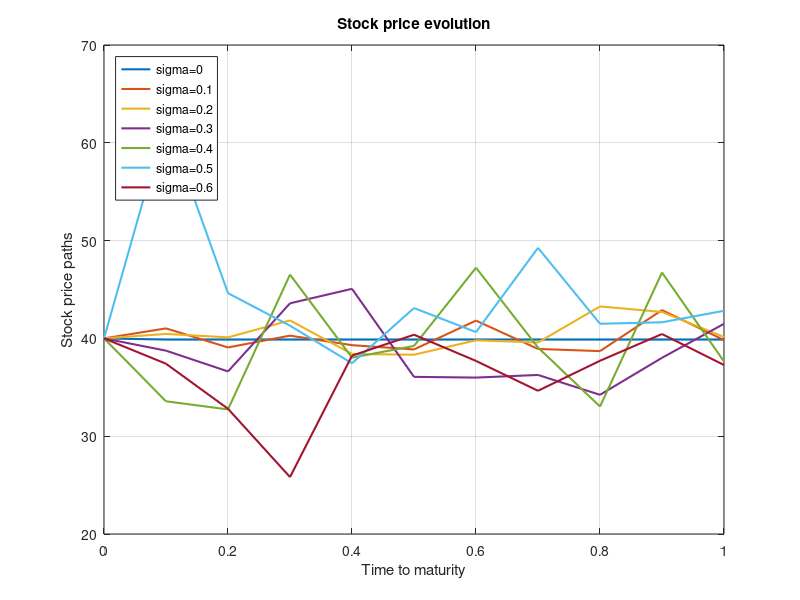

Recreate this plot in MATLAB.
%% Simulation of seven paths of the underlying asset depending on the

clear;
clc;

% input data for problem 1 - data set group # 4
seed=127;       % influence factor for random process
rng(seed);
S0=40;          % stock price
X=35;           % strike price
T=1;            % (T-t) - Time to maturity
t=0;            % (T-t) - Time to maturity
r=0.02;         % risk-free interest rate
q=0.05;         % continous dividend yield
sigma=[0;0.1;0.2;0.3;0.4;0.5;0.6];     % different volatiliy levels


N=size(sigma,1);    

n=10;                                                                       % number of subintervals to calculate the stock price evolution with the step by step approach
                                                                          
     
     
dt=(T-t)/n;                                                                 % is equal to Time to maturity
time=t:dt:T;
     


S=nan(N, n+1);
S(:,1)=S0;


for j=2:length(time)
    
     S(:,j)=S0.*exp(((r-q)-0.5.*sigma.^2).*dt+...
        sigma.*sqrt(dt).*randn(N,1));
    
end
   
   
% 2D-plot of stock paths

figure;
plot(time,S','LineWidth',1.5);
xlabel('Time to maturity');
ylabel('Stock price paths');
title('Stock price evolution');
legend('sigma=0','sigma=0.1','sigma=0.2','sigma=0.3','sigma=0.4','sigma=0.5',...
    'sigma=0.6','Location', 'northwest');
grid on;
saveas(gcf,'task_1a.jpeg');